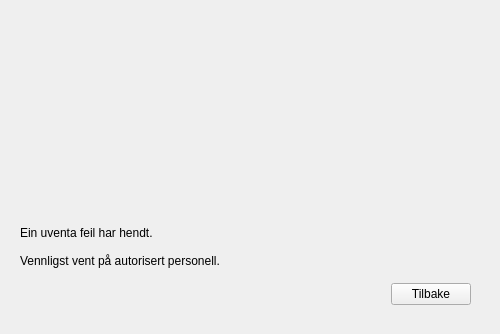
      <widget class="QWidget" name="ErrorPage">
       <layout class="QHBoxLayout" name="horizontalLayout_9">
        <item>
         <widget class="CDPBaseContainer" name="cdpBaseContainer_6">
          <layout class="QVBoxLayout" name="verticalLayout_13">
           <item>
            <widget class="QWidget" name="widget_10" native="true">
             <property name="minimumSize">
              <size>
               <width>0</width>
               <height>200</height>
              </size>
             </property>
             <property name="styleSheet">
              <string notr="true">image: url(:/Error_icon.png);</string>
             </property>
            </widget>
           </item>
           <item>
            <widget class="CDPBaseLabel" name="cdpBaseLabel_11">
             <property name="text">
              <string>Ein uventa feil har hendt.

Vennligst vent på autorisert personell.</string>
             </property>
            </widget>
           </item>
           <item>
            <widget class="QWidget" name="widget_22" native="true">
             <property name="maximumSize">
              <size>
               <width>16777215</width>
               <height>42</height>
              </size>
             </property>
             <layout class="QHBoxLayout" name="horizontalLayout_18">
              <item>
               <spacer name="horizontalSpacer_7">
                <property name="orientation">
                 <enum>Qt::Horizontal</enum>
                </property>
                <property name="sizeHint" stdset="0">
                 <size>
                  <width>362</width>
                  <height>20</height>
                 </size>
                </property>
               </spacer>
              </item>
              <item>
               <widget class="CDPBaseButton" name="cdpBaseButton_11">
                <property name="text">
                 <string>Tilbake</string>
                </property>
                <property name="svgFile">
                 <string>:/themes/cdp_light/buttons/buttonPlain.svg</string>
                </property>
               </widget>
              </item>
             </layout>
            </widget>
           </item>
          </layout>
         </widget>
        </item>
       </layout>
      </widget>
